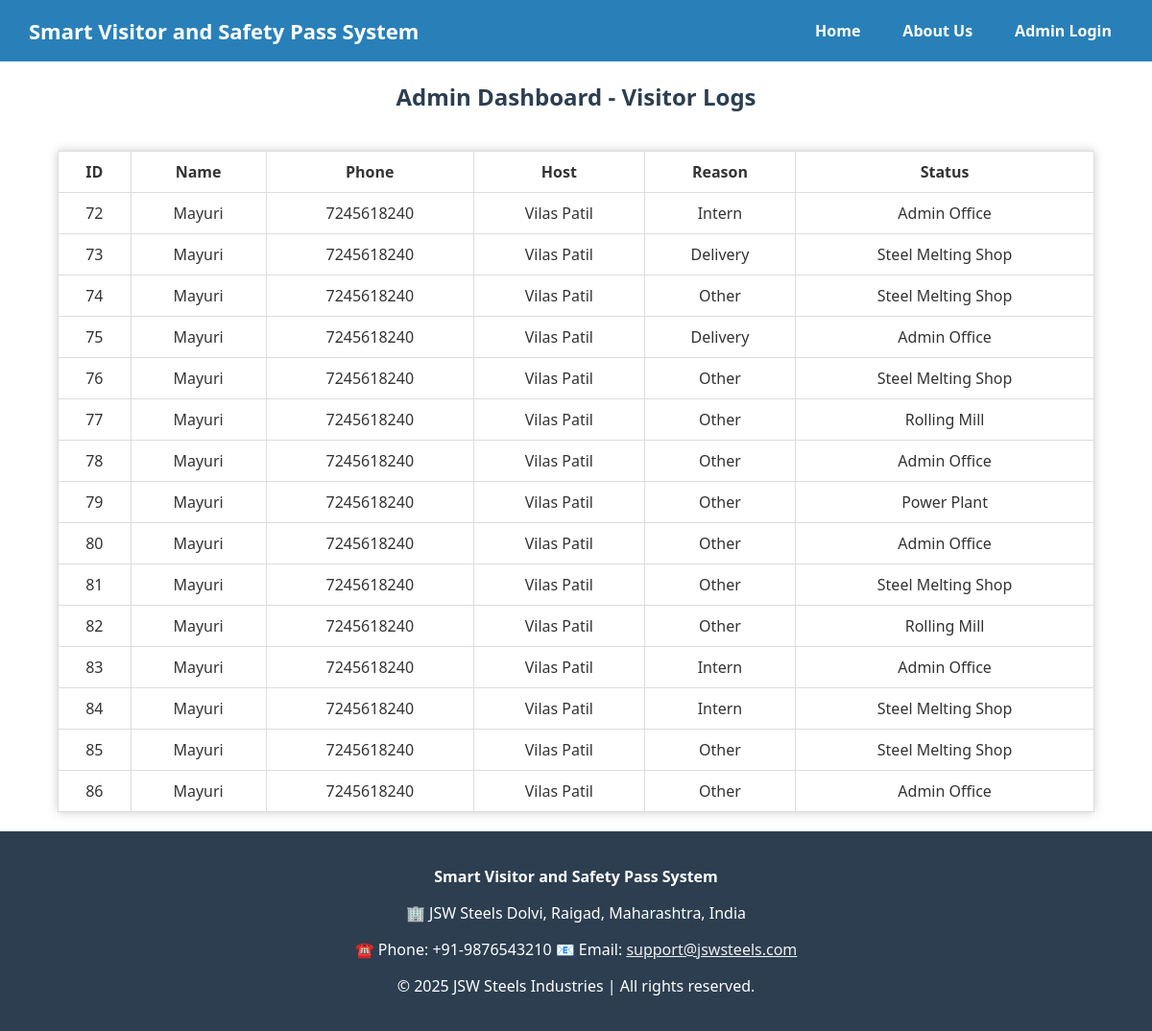
The page /admin on the database its author committed.
### tables this page shows
CREATE TABLE visitors (
                    id INTEGER PRIMARY KEY AUTOINCREMENT,
                    name TEXT,
                    phone TEXT,
                    reason TEXT,
                    host TEXT,
                    quiz_passed INTEGER,
                    checkin_status TEXT
                , area TEXT, checkin_time TEXT, checkout_time TEXT, start_date TEXT, end_date TEXT);

### app.py (the view)
@app.route('/admin')
def admin():
    conn = sqlite3.connect(DB_NAME)
    c = conn.cursor()
    c.execute("SELECT * FROM visitors")
    visitors = c.fetchall()
    conn.close()
    return render_template('admin.html', data=visitors)

### templates/admin.html (shortened to what this page needs)
<!DOCTYPE html>
<html>
<head>
  <link rel="stylesheet" href="{{ url_for('static', filename='style.css') }}">
</head>
<body>
  {% include 'header.html' %}
<h2>Admin Dashboard - Visitor Logs</h2>
<table>
  <thead>
    <tr>
      <th>ID</th>
      <th>Name</th>
      <th>Phone</th>
      <th>Host</th>
      <th>Reason</th>
      <th>Status</th>
    </tr>
  </thead>
  <tbody>
    {% for row in data %}
    <tr>
      <td>{{ row[0] }}</td>
      <td>{{ row[1] }}</td>
      <td>{{ row[2] }}</td>
      <td>{{ row[4] }}</td>
      <td>{{ row[3] }}</td>
      <td>{{ row[7] }}</td>
    </tr>
    {% endfor %}
  </tbody>
</table>
  {% include 'footer.html' %}
</body>
</html>

### templates/header.html (shortened to what this page needs)
<!DOCTYPE html>
<html>
<head>
  <link rel="stylesheet" href="{{ url_for('static', filename='style.css') }}">
</head>
<body class="{{ body_class|default('') }}">
  <header class="navbar">
    <h1>Smart Visitor and Safety Pass System</h1>
    <div class="nav-links">
      <a href="/">Home</a>
      <a href="/about">About Us</a>
      {% if session.get('user') %}
        <form action="/logout" method="post" style="display: inline;">
          <button type="submit">Logout</button>
        </form>
      {% else %}
        <a href="/login">Admin Login</a>
      {% endif %}
    </div>
  </header>

### templates/footer.html (shortened to what this page needs)
  <footer style="background: #2c3e50; color: white; padding: 20px 0; text-align: center;">
    <div style="max-width: 800px; margin: auto;">
      <p><strong>Smart Visitor and Safety Pass System</strong></p>
      <p>
        🏢 JSW Steels Dolvi, Raigad, Maharashtra, India
      </p>
      <p>
        ☎️ Phone: +91-9876543210
        📧 Email: <a href="mailto:support@jswsteels.com" style="color: #f0f0f0;">support@jswsteels.com</a>
      </p>
      <p>
        &copy; 2025 JSW Steels Industries | All rights reserved.
      </p>
    </div>
  </footer>
</body>
</html>

### static/style.css (style rules this page uses)
body { background: #fff; color: #333; font-family: 'Segoe UI', sans-serif; margin: 0; padding: 0; min-height: 100vh; }
h2 { color: #2c3e50; text-align: center; }
table { width: 90%; margin: 20px auto; border-collapse: collapse; background-color: white; box-shadow: 0 0 10px #ccc; }
th, td { padding: 10px; border: 1px solid #ddd; text-align: center; }
body:not(.home-bg) { display: flex; flex-direction: column; min-height: 100vh; }

### templates/header.html (style rules this page uses)
.navbar { background-color: #2980b9; color: white; padding: 15px 30px; display: flex; justify-content: space-between; align-items: center; }
.navbar h1 { margin: 0; font-size: 22px; font-weight: bold; }
.nav-links { display: flex; gap: 20px; align-items: center; }
.nav-links a, .nav-links form button { color: white; text-decoration: none; font-weight: bold; padding: 6px 12px; border-radius: 5px; background: none; border: none; cursor: pointer; }

### rows shown on the page
visitors: id "72", name "Mayuri", phone "7245618240", host "Vilas Patil", reason "Intern", area "Admin Office"
visitors: id "73", name "Mayuri", phone "7245618240", host "Vilas Patil", reason "Delivery", area "Steel Melting Shop"
visitors: id "74", name "Mayuri", phone "7245618240", host "Vilas Patil", reason "Other", area "Steel Melting Shop"
visitors: id "75", name "Mayuri", phone "7245618240", host "Vilas Patil", reason "Delivery", area "Admin Office"
visitors: id "76", name "Mayuri", phone "7245618240", host "Vilas Patil", reason "Other", area "Steel Melting Shop"
visitors: id "77", name "Mayuri", phone "7245618240", host "Vilas Patil", reason "Other", area "Rolling Mill"
visitors: id "78", name "Mayuri", phone "7245618240", host "Vilas Patil", reason "Other", area "Admin Office"
visitors: id "79", name "Mayuri", phone "7245618240", host "Vilas Patil", reason "Other", area "Power Plant"
visitors: id "80", name "Mayuri", phone "7245618240", host "Vilas Patil", reason "Other", area "Admin Office"
visitors: id "81", name "Mayuri", phone "7245618240", host "Vilas Patil", reason "Other", area "Steel Melting Shop"
visitors: id "82", name "Mayuri", phone "7245618240", host "Vilas Patil", reason "Other", area "Rolling Mill"
visitors: id "83", name "Mayuri", phone "7245618240", host "Vilas Patil", reason "Intern", area "Admin Office"
visitors: id "84", name "Mayuri", phone "7245618240", host "Vilas Patil", reason "Intern", area "Steel Melting Shop"
visitors: id "85", name "Mayuri", phone "7245618240", host "Vilas Patil", reason "Other", area "Steel Melting Shop"
visitors: id "86", name "Mayuri", phone "7245618240", host "Vilas Patil", reason "Other", area "Admin Office"
